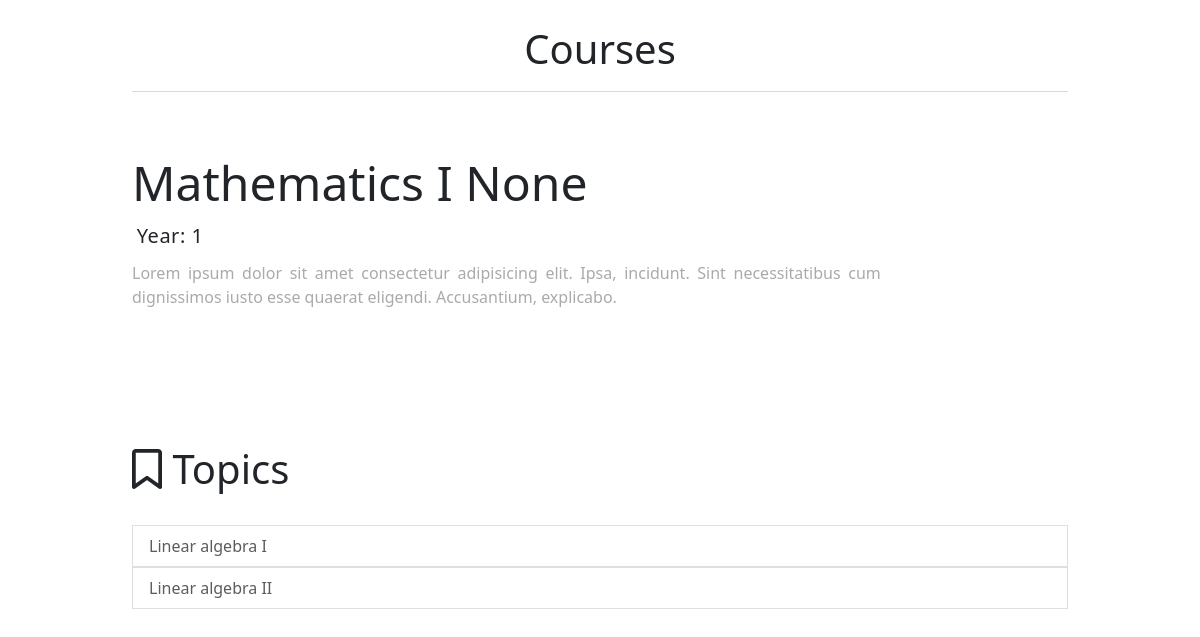
Page /courses/6/ on the committed database.
### main_app/models.py (models this page shows, shortened)
class Courses(models.Model):
    id             = models.AutoField(primary_key=True)
    name           = models.CharField(max_length=200)
    description    = models.TextField()
    year           = models.ForeignKey(SchoolYears,on_delete=models.CASCADE)
    class Meta():
        verbose_name        = 'Course'
        verbose_name_plural = 'Courses'

class SchoolYears(models.Model):
    id   = models.AutoField(primary_key=True)
    year = models.IntegerField()
    def __str__(self):
        return str(self.id)

class Topic(models.Model):
    id          = models.AutoField(primary_key=True)
    course      = models.ForeignKey(Courses,on_delete=models.CASCADE,)
    name        = models.CharField(max_length=200)
    description = models.TextField()
    class Meta():
        verbose_name        = 'Course Content'
        verbose_name_plural = 'Courses Content'

### main_app/views.py (the view)
# urls.py: path('courses/<str:course_pk>/',views.CourseData.as_view(),name='course_data'),
class CourseData(DetailView):
    model         = Courses
    template_name = 'courses/course_object.html'
    def get_object(self):
        pk_ = self.kwargs.get('course_pk')
        return get_object_or_404(Courses,id=pk_)
    def get_context_data(self, **kwargs):
        pk_ = self.kwargs.get('course_pk')
        context = super().get_context_data(**kwargs)
        context['topics'] = Topic.objects.filter(course=pk_)
        return context

### main_app/templates/courses/course_object.html (shortened to what this page needs)
{% extends 'base.html' %}
{% load static %}
{% block content %}
<link rel="stylesheet" href="{% static 'main_app/css/course_data.css' %}">
<div class="container-fluid">
    <div class="title">
        <a href="{% url 'courses' %}"><h1>Courses</h1></a>
    </div>
    <div class="presentation">
        <div class="data col">
            <h2>{{object.name}} {{request.user.groups.first}}</h2>
            <h5>Year: {{object.year}}</h5>
            <p>{{object.description}}</p>
        </div>
    </div>
    <div class="categories">
        <div class="c-title">
            <h1><i class="far fa-bookmark"></i> Topics</h1>
        </div>
        <ul class="list-group">
            {% if topics  %}{% for topic in topics %}
            <a href="{% url 'topic' course_pk=object.id  topic_pk=topic.id %}"><li class="list-group-item">
                <p>{{topic.name}}</p>
            </li></a>
            {% endfor %}{% else %}
            <li class="list-group-item">No content yet...</li>{% endif %}
        </ul>
    </div>
</div>
{% endblock %}

### static/main_app/css/course_data.css (style rules this page uses)
.container-fluid { width: 80%; }
.container-fluid .title { border-bottom: 1px solid #d9dadc; padding: 25px 0 10px; margin-bottom: 30px; text-align: center; }
.container-fluid .title a { text-decoration: none; color: #212529; }
.presentation { display: flex; align-items: center; padding: 2rem 0 }
.presentation .data h2 { font-size: 3rem; }
.presentation .data h5 { letter-spacing: .5px; padding: .3rem ; }
.presentation .data p { text-align: justify; color: #aaa; }
.c-title { display: flex; justify-content: space-between; align-items: center; width: 100%; margin: auto; }
.categories { margin: 5rem 0; }
.categories .list-group { margin: 1rem 0; }
.categories .list-group-item { display: flex; justify-content: space-between; }
.categories .list-group a { text-decoration: none; width: 100%; }
.categories p { color: rgb(92, 92, 92); margin: 0; padding: 0; }
.c-title { display: flex; justify-content: space-between; align-items: center; width: 100%; margin: auto; padding: .5rem 0; }
@media (min-width:1120px) { .data p { width: 80%; } }

### rows in the picture
Courses: name "Mathematics I", year "1", description "Lorem ipsum dolor sit amet consectetur adipisicing elit. Ipsa, incidunt. Sint necessitatibus cum dignissimos iusto esse quaerat eligendi. Accusantium, explicabo."
Topic: name "Linear algebra I"
Topic: name "Linear algebra II"

### other values in the picture
{{ request.user.groups.first }} "None"
